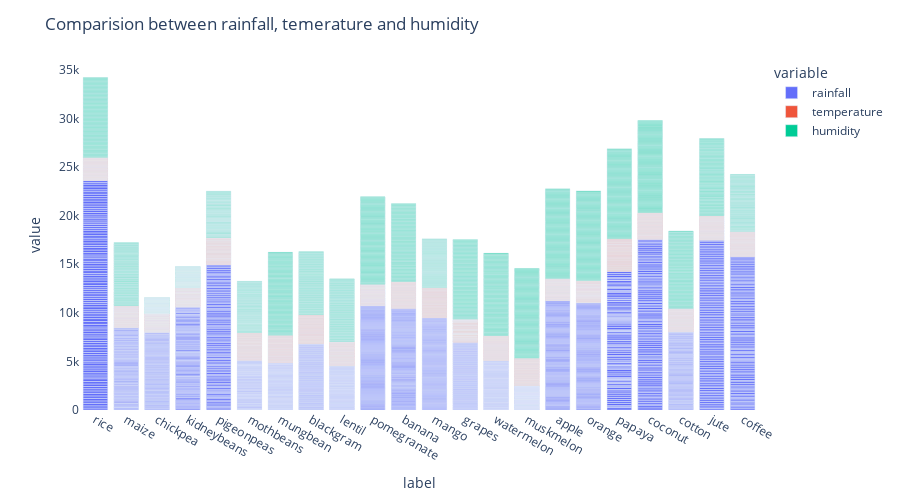

Notebook code for this chart:
### Code cell
fig=px.bar(df,x=df['label'],y=["rainfall", "temperature", "humidity"])
fig.update_layout(title_text="Comparision between rainfall, temerature and humidity",
                  plot_bgcolor='white',
                 height=500)
fig.update_xaxes(showgrid=False)
fig.update_yaxes(showgrid=False)
fig.show()

### Figure 1 — Plotly figure (JSON) as saved in the notebook; plotly's stock layout.template omitted (floating-point values rounded to 4 significant figures; data arrays with more than 128 entries replaced by an {"elided": "..."} marker saying what was removed)
{"data": [{"alignmentgroup": "True", "hovertemplate": "variable=rainfall<br>label=%{x}<br>value=%{y}<extra></extra>", "legendgroup": "rainfall", "marker": {"color": "#636efa", "pattern": {"shape": ""}}, "name": "rainfall", "offsetgroup": "rainfall", "orientation": "v", "showlegend": true, "textposition": "auto", "type": "bar", "x": {"elided": "2200 str values"}, "xaxis": "x", "y": {"elided": "2200 float values"}, "yaxis": "y"}, {"alignmentgroup": "True", "hovertemplate": "variable=temperature<br>label=%{x}<br>value=%{y}<extra></extra>", "legendgroup": "temperature", "marker": {"color": "#EF553B", "pattern": {"shape": ""}}, "name": "temperature", "offsetgroup": "temperature", "orientation": "v", "showlegend": true, "textposition": "auto", "type": "bar", "x": {"elided": "2200 str values"}, "xaxis": "x", "y": {"elided": "2200 float values"}, "yaxis": "y"}, {"alignmentgroup": "True", "hovertemplate": "variable=humidity<br>label=%{x}<br>value=%{y}<extra></extra>", "legendgroup": "humidity", "marker": {"color": "#00cc96", "pattern": {"shape": ""}}, "name": "humidity", "offsetgroup": "humidity", "orientation": "v", "showlegend": true, "textposition": "auto", "type": "bar", "x": {"elided": "2200 str values"}, "xaxis": "x", "y": {"elided": "2200 float values"}, "yaxis": "y"}], "layout": {"barmode": "relative", "height": 500, "legend": {"title": {"text": "variable"}, "tracegroupgap": 0}, "margin": {"t": 60}, "plot_bgcolor": "white", "title": {"text": "Comparision between rainfall, temerature and humidity"}, "xaxis": {"anchor": "y", "domain": [0, 1], "showgrid": false, "title": {"text": "label"}}, "yaxis": {"anchor": "x", "domain": [0, 1], "showgrid": false, "title": {"text": "value"}}}}
